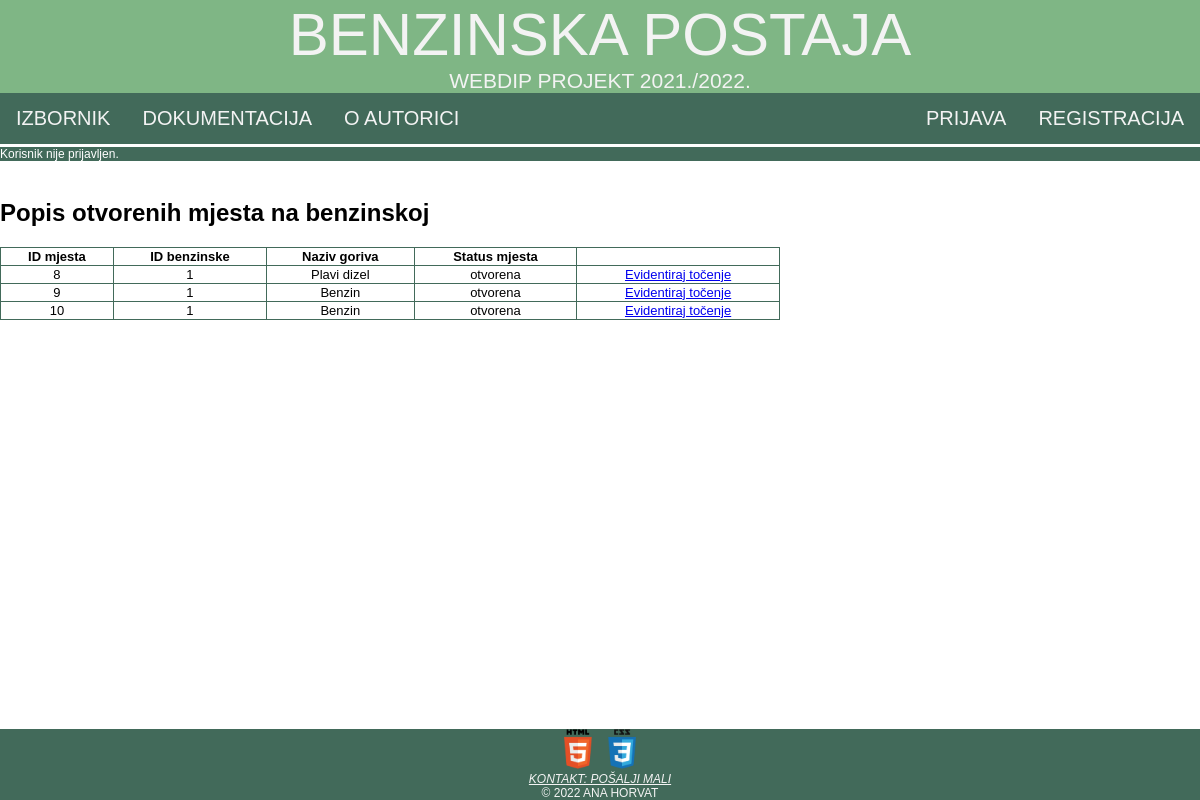
The app's page /pogledajMjesta.php?id=1 with its own data.
### tables this page shows
CREATE TABLE `mjesto_na_benzinskoj` (
  `id_mjesta` int(11) NOT NULL,
  `benzinska_postaja` int(11) NOT NULL,
  `vrsta_goriva` int(11) NOT NULL,
  `status_mjesta` varchar(45) NOT NULL
);

CREATE TABLE `vrsta_goriva` (
  `id_vrste_goriva` int(11) NOT NULL,
  `naziv_vrste_goriva` varchar(45) NOT NULL,
  `dobavljac` varchar(45) NOT NULL
);

### class/baza.class.php (called while the page is built, shortened)
<?php
class Baza {
    private $veza = null;
    function spojiDB() {
        $this->veza = new mysqli(self::server, self::korisnik, self::lozinka, self::baza);
        $this->veza->set_charset("utf8");
        return $this->veza;
    }
    function selectDB($upit) {
        $rezultat = $this->veza->query($upit);
        return $rezultat;
    }
}
?>

### pogledajMjesta.php (the view, shortened to what this page needs)
<?php
$adresa = $_SERVER["HTTP_HOST"] . $_SERVER["REQUEST_URI"];
require("./class/baza.class.php");
$id_benzinske = htmlspecialchars($_GET['id']);
$baza = new Baza();
$upit = "SELECT * FROM mjesto_na_benzinskoj WHERE benzinska_postaja='$id_benzinske' AND status_mjesta='otvorena'";
$baza->spojiDB();
$rezultat = $baza->selectDB($upit);
$tablica = "<table style='width:65%'><tr><th>ID mjesta</th><th>ID benzinske</th><th>Naziv goriva</th><th>Status mjesta</th></tr>\n";
while (list($id_mjesta,$id_benzinske,$vrsta_goriva,$status_mjesta) = $rezultat->fetch_array()){
    $upit = "SELECT naziv_vrste_goriva from vrsta_goriva WHERE id_vrste_goriva='$vrsta_goriva'";
    $rez = $baza->selectDB($upit);
    $naziv = ($rez->fetch_row())[0];
    $tablica.= "<tr><td>$id_mjesta</td><td>$id_benzinske</td><td>$naziv</td><td>$status_mjesta</td><td><a href='evidencijaTocenja.php?idMjesta=$id_mjesta'>Evidentiraj točenje</a></td></tr>\n";
}
$tablica.= "</table>\n";
?>
<!DOCTYPE html>
<html>
<head>
    <link rel="stylesheet" href="./css/ahorvat3.css" type="text/css">
</head>
<body>
    <header id="zaglavlje">
        <a class="naslov" href="./index.php">Benzinska postaja</a>
        <br>
        <a class="opis">WebDiP projekt 2021./2022.</a>
    </header>
    <nav>
        <ul id="navigacija">
            <li class="lijevo"><a href="izbornik.php">Izbornik</a></li>
            <li class="lijevo"><a href="dokumentacija.html">Dokumentacija</a></li>
            <li class="lijevo"><a href="o_autoru.html">O autorici</a></li>
            <li class="desno"><a href="registracija.php">Registracija</a></li>
            <li class="desno"><a href="./prijava.php">Prijava</a></li>
        </ul>
    </nav>
    <?php
    if (isset($_SESSION['korisnik'])) {
        echo "<a id=\"prijavljenkor\" href=\"odjava.php\">Trenutno ste prijavljeni kao korisnik $_SESSION[korisnik]. Kliknite ovdje za odjavu.</a>";
    } else {
        echo "<a id=\"prijavljenkor\">Korisnik nije prijavljen.</a>";
    }
    ?>
    <br>
    <h2>Popis otvorenih mjesta na benzinskoj</h2>
    <div class="zadnji">
        <?php
            echo $tablica;
        ?>
    </div>
    <footer id="podnozje">
        <a href="https://validator.w3.org/check?uri=<?php echo $adresa ?>" target="_blank"><img class="validacija" src="./materijali/HTML5.png" alt="HTML5 validacija"></a>
        <a href="https://jigsaw.w3.org/css-validator/validator?uri=<?php echo $adresa ?>" target="_blank"> <img class="validacija" src="./materijali/CSS3.png" alt="CSS3 validacija"></a>
        <address>
            <a href="mailto:ahorvat3@foi.hr">Kontakt: pošalji mali</a>
        </address>
        <a>&copy; 2022 Ana Horvat</a>
    </footer>
</body>
</html>

### css/ahorvat3.css (style rules this page uses)
html { font-family: 'Trebuchet MS', 'Lucida Sans Unicode', 'Lucida Grande', 'Lucida Sans', Arial, sans-serif; background-color: #FFFFFF; }
body { width: 100%; margin: 0em; padding: 0em; height: 100%; }
#zaglavlje { background-color: #7FB685; text-align: center; color: #F3F3F3; text-transform: uppercase; }
.naslov { font-size: 60px; text-decoration: none; color: #F3F3F3; }
.opis { font-size: 21px; }
#navigacija { list-style-type: none; margin: 0; padding: 0; overflow: hidden; background-color: #426A5A; }
#navigacija li.lijevo { float: left; }
#navigacija li.desno { float: right; }
#navigacija li a { display: block; color: #F3F3F3; text-align: center; padding: 14px 16px; text-decoration: none; text-transform: uppercase; font-size: 20px; }
#podnozje { font-size: 12px; background-color: #426A5A; text-align: center; color: #F3F3F3; text-transform: uppercase; text-decoration: none; position: fixed; bottom: 0; width: 100%; }
#podnozje a { color: #F3F3F3; }
.validacija { height: 40px; width: 40px; }
.lijevo { text-align: left; }
#prijavljenkor { border-top-color: white; border-top-style: solid; display: block; background-color: #426A5A; color:white; text-decoration: none; text-align: left; font-size: 12px; }
.zadnji { margin-bottom: 10%; }
table, th, td { border: 1px solid #426A5A ; border-collapse: collapse; text-align: center; font-size: small; }

### records on screen
mjesto_na_benzinskoj: id_mjesta "8", benzinska_postaja "1", vrsta_goriva.naziv_vrste_goriva "Plavi dizel", status_mjesta "otvorena"
mjesto_na_benzinskoj: id_mjesta "9", benzinska_postaja "1", vrsta_goriva.naziv_vrste_goriva "Benzin", status_mjesta "otvorena"
mjesto_na_benzinskoj: id_mjesta "10", benzinska_postaja "1", vrsta_goriva.naziv_vrste_goriva "Benzin", status_mjesta "otvorena"
